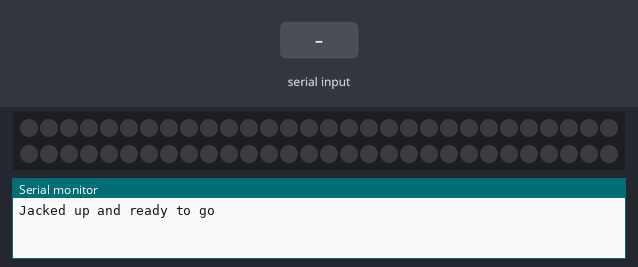
A sketch run on a simulated Arduino Uno, built with avr-gcc and run on an emulated ATmega328P. Shown: 60 RGB LEDs in strip order, left to right, continuing on the next row, the last lines printed to the serial monitor. Inputs (shaded band) come from the test bench. Dim RGB values are drawn brighter than linear.

Above: at 1.3 s.
1.4 s: "6" received over the second serial link
At 2.89 s:
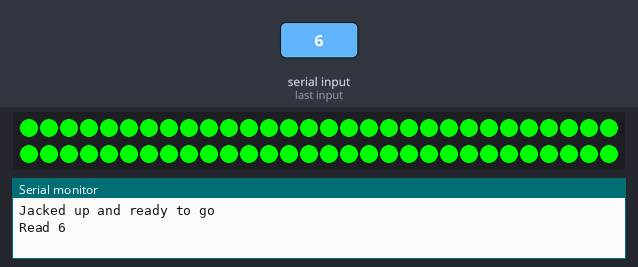
3.8 s: "1" received over the second serial link
At 4.9 s:
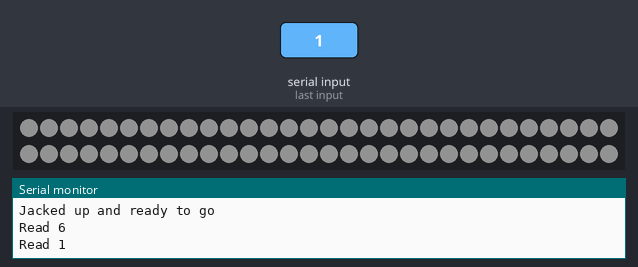
5.5 s: "2" received over the second serial link
At 6.03 s:
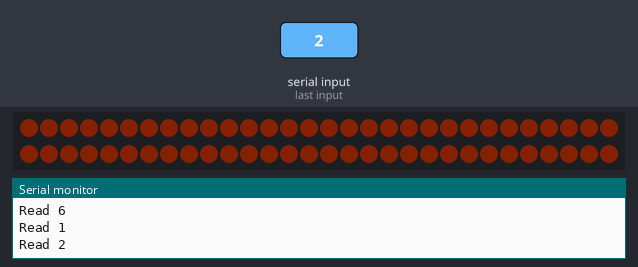

The sketch:

green.ino
```cpp
/* LedStripGradient: Example Arduino sketch that shows
 * how to control an Addressable RGB LED Strip from Pololu.
 *
 * To use this, you will need to plug an Addressable RGB LED
 * strip from Pololu into pin 12.  After uploading the sketch,
 * you should see a pattern on the LED strip that fades from
 * green to pink and also moves along the strip.
 */

#include <PololuLedStrip.h>
#include <SoftwareSerial.h>


#define BUFFER_SIZE 3
#define LED_COUNT 60

#define HC12RxPin 9
#define HC12TxPin 10
#define HC12SetPin 11

SoftwareSerial hc12(HC12TxPin, HC12RxPin);
#define HC12 hc12

PololuLedStrip<4> ledStrip;

rgb_color colors[LED_COUNT];

void (*draw_func) () = nullptr;

bool changed = true;

rgb_color interpolate(rgb_color c1, rgb_color c2, float percent)
{
  return rgb_color(
      static_cast<byte>((int)c1.red + percent*((int)c2.red-(int)c1.red)),
      static_cast<byte>((int)c1.green + percent*((int)c2.green-(int)c1.green)),
      static_cast<byte>((int)c1.blue + percent*((int)c2.blue-(int)c1.blue))
    );
}

void draw_pulse(rgb_color base, rgb_color pulse, int length)
{
  static int currentIndex = 0;
  currentIndex = changed ? 0 : currentIndex;
  changed = false;
  for (int i = 0; i < LED_COUNT; i++)
  {
    if(i > currentIndex)
    {
      colors[i] = base;
    }
    else if ( abs(i-currentIndex) < length)
    {
      colors[i] = interpolate(pulse, base, abs(i-currentIndex)/(float)length);
    }
    else
    {
      colors[i] = base;
    }
  }

  currentIndex = (currentIndex+1)%(LED_COUNT+length);

  // Write the colors to the LED strip.
  ledStrip.write(colors, LED_COUNT);
  delay(5);
}

void draw_double_pulse(rgb_color base, rgb_color pulse, int length)
{
  static int currentIndex = 0;
  currentIndex = changed ? 0 : currentIndex;
  changed = false;
  for (int i = 0; i < LED_COUNT/2; i++)
  {
    if(i > currentIndex)
    {
      colors[i] = base;
      colors[LED_COUNT-1-i] = base;
    }
    else if ( abs(i-currentIndex) < length)
    {
      colors[i] = interpolate(pulse, base, abs(i-currentIndex)/(float)length);
      colors[LED_COUNT-1-i] = interpolate(pulse, base, abs(i-currentIndex)/(float)length);
    }
    else
    {
      colors[i] = base;
      colors[LED_COUNT-1-i] = base;
    }
  }

  currentIndex = (currentIndex+1)%(LED_COUNT+length);

  // Write the colors to the LED strip.
  ledStrip.write(colors, LED_COUNT);
  delay(10);
}

void draw_white()
{
  static int counter = 0;
  counter = changed ? 0 : counter;
  changed = false;
  bool all_lights = true;
  for (int i = 0; i < LED_COUNT; i++)
  {
    colors[i] = counter ? interpolate(rgb_color(0,0,0), rgb_color(255,255,255), counter / 1000.0) : rgb_color(0,0,0);
    all_lights = all_lights && colors[i].red == 255 && colors[i].green == 255 && colors[i].blue == 255;
  }
  ++counter;
  ledStrip.write(colors, LED_COUNT);
  if(all_lights)
  {
    draw_func = nullptr;
    counter = 0;
  }
  else
    delay(5);
}

void draw_night()
{
  static int counter = 0;
  counter = changed ? 0 : counter;
  changed = false;
  bool all_lights = true;
  for (int i = 0; i < LED_COUNT; i++)
  {
    colors[i] = counter ? interpolate(rgb_color(0,0,0), rgb_color(255,80,0), counter / 1000.0) : rgb_color(0,0,0);
    all_lights = all_lights && colors[i].red == 255 && colors[i].green == 80 && colors[i].blue == 0;
  }
  ++counter;
  ledStrip.write(colors, LED_COUNT);
  if(all_lights)
  {
    draw_func = nullptr;
    counter = 0;
  }
  else
    delay(5);
}

void draw_green()
{
  static int counter = 0;
  counter = changed ? 0 : counter;
  changed = false;
  bool all_lights = true;
  for (int i = 0; i < LED_COUNT; i++)
  {
    colors[i] = counter ? interpolate(rgb_color(0,0,0), rgb_color(0,255,0), counter / 1000.0) : rgb_color(0,0,0);
    all_lights = all_lights && colors[i].red == 0 && colors[i].green == 255 && colors[i].blue == 0;
  }
  ++counter;
  ledStrip.write(colors, LED_COUNT);
  if(all_lights)
  {
    draw_func = nullptr;
    counter = 0;
  }
  else
    delay(5);
}

void draw_green_pulse()
{
  //draw_pulse(rgb_color(0,0,0), rgb_color(0,50,0), 30);
  // Update the colors.
  byte time = millis() >> 0;
  for (uint16_t i = 0; i < LED_COUNT; i++)
  {
    byte x = time - 16*i;
    colors[i] = rgb_color(0, 255 - x/10, 0);
  }

  // Write the colors to the LED strip.
  ledStrip.write(colors, LED_COUNT);
}

void draw_green_double_pulse()
{
  //draw_double_pulse(rgb_color(0,0,0), rgb_color(0,50,0), 50);
  // Update the colors.
  byte time = millis() >> 1;
  for (uint16_t i = 0; i < LED_COUNT/2; i++)
  {
    byte x = time - 12*i;
    colors[i] = rgb_color(0, 255 - x/8, 0);
    colors[LED_COUNT-i-1] = rgb_color(0, 255 - x/8, 0);
  }

  // Write the colors to the LED strip.
  ledStrip.write(colors, LED_COUNT);
}

void draw_fenix_pulse()
{
  draw_pulse(rgb_color(0,255,0), rgb_color(255,255,255), 30);
}

void draw_fenix_double_pulse()
{
  draw_double_pulse(rgb_color(0,255,0), rgb_color(255,255,255), 50);
}

void disable()
{
  bool all_black = true;
  for(byte i =0; i<LED_COUNT;++i)
  {
    colors[i] = rgb_color(
      colors[i].red * 0.999,
      colors[i].green * 0.999,
      colors[i].blue * 0.999
      );
    all_black = all_black && colors[i].red == 0 && colors[i].green == 0 && colors[i].blue == 0;
  }
  ledStrip.write(colors, LED_COUNT);
  if(all_black)
  {
    draw_func = nullptr;
  }
  delay(10);
}

void handle_HC12_command()
{
  if(!HC12.available())
    return;
  byte code = HC12.read();
  Serial.print("Read ");
  Serial.println((char)code);
  switch(code)
  {
    case '0':
    draw_func = &draw_green;
    changed = true;
    break;
    case '1':
    draw_func = &draw_white;
    changed = true;
    break;
    case '2':
    draw_func = &draw_night;
    changed = true;
    break;
    case '3':
    draw_func = &draw_green_pulse;
    changed = true;
    break;
    case '4':
    draw_func = &draw_green_double_pulse;
    changed = true;
    break;
    case '5':
    draw_func = &draw_fenix_pulse;
    changed = true;
    break;
    case '6':
    draw_func = &draw_fenix_double_pulse;
    changed = true;
    break;
    case '9':
    draw_func = &disable;
    changed = true;
    break;
    default:
    Serial.print("Invalid code ");
    Serial.println((char) code);
  }
}

void setup()
{
  PololuLedStripBase::interruptFriendly = true;
  draw_func = &disable;
  HC12.begin(9600);
  Serial.begin(9600);
  Serial.setTimeout(1000);
  Serial.println("Jacked up and ready to go");
  delay(100);
}

void loop()
{
  handle_HC12_command();
  if(draw_func != nullptr)
    draw_func();
}
```

Measured:
- after the input at 1.4 s, the LEDs: first change at once (image 1 shows a later state)
- after the input at 3.8 s, the LEDs: first change at once (image 2 shows a later state)
- after the input at 5.5 s, the LEDs: first change at once (image 3 shows a later state)
